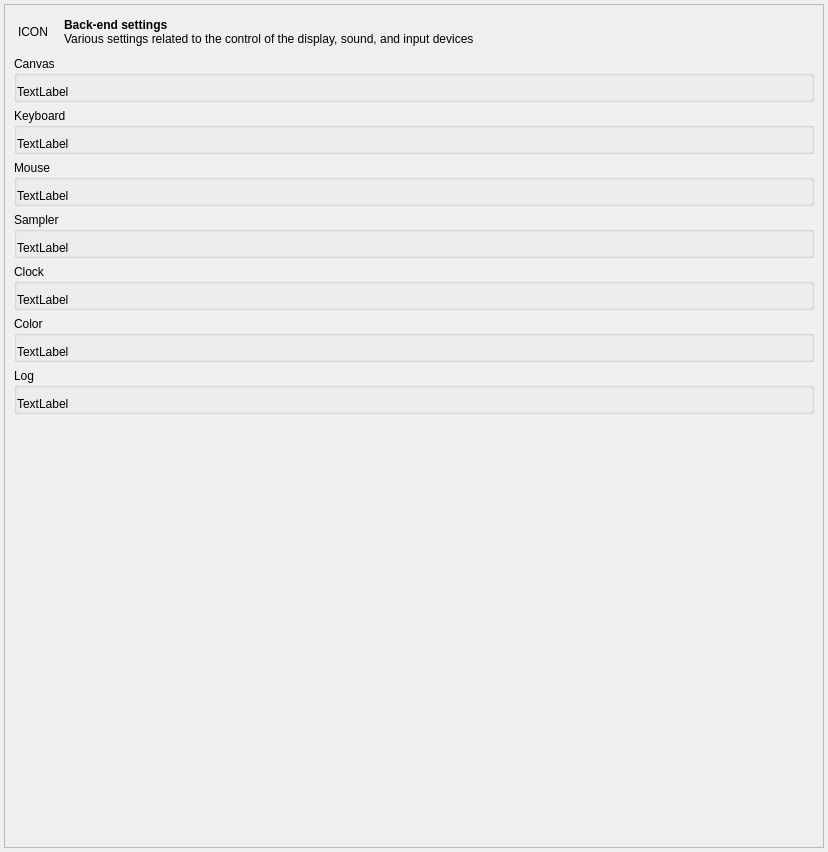
<?xml version="1.0" encoding="UTF-8"?>
<ui version="4.0">
 <class>widget_backend_settings</class>
 <widget class="QWidget" name="widget_backend_settings">
  <property name="geometry">
   <rect>
    <x>0</x>
    <y>0</y>
    <width>828</width>
    <height>852</height>
   </rect>
  </property>
  <property name="windowTitle">
   <string>Form</string>
  </property>
  <layout class="QVBoxLayout" name="verticalLayout">
   <property name="margin">
    <number>4</number>
   </property>
   <item>
    <widget class="QScrollArea" name="scrollarea_backend_settings">
     <property name="widgetResizable">
      <bool>true</bool>
     </property>
     <widget class="QWidget" name="scrollAreaWidgetContents">
      <property name="geometry">
       <rect>
        <x>0</x>
        <y>0</y>
        <width>818</width>
        <height>842</height>
       </rect>
      </property>
      <layout class="QVBoxLayout" name="verticalLayout_7">
       <item>
        <widget class="QWidget" name="widget_2" native="true">
         <layout class="QHBoxLayout" name="horizontalLayout">
          <property name="spacing">
           <number>16</number>
          </property>
          <property name="margin">
           <number>4</number>
          </property>
          <item>
           <widget class="QLabel" name="label_backend_icon">
            <property name="sizePolicy">
             <sizepolicy hsizetype="Fixed" vsizetype="Fixed">
              <horstretch>0</horstretch>
              <verstretch>0</verstretch>
             </sizepolicy>
            </property>
            <property name="text">
             <string>ICON</string>
            </property>
           </widget>
          </item>
          <item>
           <widget class="QLabel" name="label_2">
            <property name="text">
             <string>&lt;b&gt;Back-end settings&lt;/b&gt;&lt;br /&gt;
Various settings related to the control of the display, sound, and input devices</string>
            </property>
           </widget>
          </item>
         </layout>
        </widget>
       </item>
       <item>
        <widget class="QGroupBox" name="group_canvas">
         <property name="title">
          <string>Canvas</string>
         </property>
         <layout class="QVBoxLayout" name="layout_canvas">
          <property name="leftMargin">
           <number>0</number>
          </property>
          <property name="rightMargin">
           <number>0</number>
          </property>
          <property name="bottomMargin">
           <number>0</number>
          </property>
          <item>
           <widget class="QLabel" name="label_canvas">
            <property name="text">
             <string>TextLabel</string>
            </property>
           </widget>
          </item>
         </layout>
        </widget>
       </item>
       <item>
        <widget class="QGroupBox" name="group_keyboard">
         <property name="title">
          <string>Keyboard</string>
         </property>
         <layout class="QVBoxLayout" name="layout_keyboard">
          <property name="leftMargin">
           <number>0</number>
          </property>
          <property name="rightMargin">
           <number>0</number>
          </property>
          <property name="bottomMargin">
           <number>0</number>
          </property>
          <item>
           <widget class="QLabel" name="label_keyboard">
            <property name="text">
             <string>TextLabel</string>
            </property>
           </widget>
          </item>
         </layout>
        </widget>
       </item>
       <item>
        <widget class="QGroupBox" name="group_mouse">
         <property name="title">
          <string>Mouse</string>
         </property>
         <layout class="QVBoxLayout" name="layout_mouse">
          <property name="leftMargin">
           <number>0</number>
          </property>
          <property name="rightMargin">
           <number>0</number>
          </property>
          <property name="bottomMargin">
           <number>0</number>
          </property>
          <item>
           <widget class="QLabel" name="label_mouse">
            <property name="text">
             <string>TextLabel</string>
            </property>
           </widget>
          </item>
         </layout>
        </widget>
       </item>
       <item>
        <widget class="QGroupBox" name="group_sampler">
         <property name="title">
          <string>Sampler</string>
         </property>
         <layout class="QVBoxLayout" name="layout_sampler">
          <property name="leftMargin">
           <number>0</number>
          </property>
          <property name="rightMargin">
           <number>0</number>
          </property>
          <property name="bottomMargin">
           <number>0</number>
          </property>
          <item>
           <widget class="QLabel" name="label_sampler">
            <property name="text">
             <string>TextLabel</string>
            </property>
           </widget>
          </item>
         </layout>
        </widget>
       </item>
       <item>
        <widget class="QGroupBox" name="group_clock">
         <property name="title">
          <string>Clock</string>
         </property>
         <layout class="QVBoxLayout" name="layout_clock">
          <property name="leftMargin">
           <number>0</number>
          </property>
          <property name="rightMargin">
           <number>0</number>
          </property>
          <property name="bottomMargin">
           <number>0</number>
          </property>
          <item>
           <widget class="QLabel" name="label_clock">
            <property name="text">
             <string>TextLabel</string>
            </property>
           </widget>
          </item>
         </layout>
        </widget>
       </item>
       <item>
        <widget class="QGroupBox" name="group_color">
         <property name="title">
          <string>Color</string>
         </property>
         <layout class="QVBoxLayout" name="layout_color">
          <property name="leftMargin">
           <number>0</number>
          </property>
          <property name="rightMargin">
           <number>0</number>
          </property>
          <property name="bottomMargin">
           <number>0</number>
          </property>
          <item>
           <widget class="QLabel" name="label_color">
            <property name="text">
             <string>TextLabel</string>
            </property>
           </widget>
          </item>
         </layout>
        </widget>
       </item>
       <item>
        <widget class="QGroupBox" name="group_log">
         <property name="title">
          <string>Log</string>
         </property>
         <layout class="QVBoxLayout" name="layout_log">
          <property name="leftMargin">
           <number>0</number>
          </property>
          <property name="rightMargin">
           <number>0</number>
          </property>
          <property name="bottomMargin">
           <number>0</number>
          </property>
          <item>
           <widget class="QLabel" name="label_log">
            <property name="text">
             <string>TextLabel</string>
            </property>
           </widget>
          </item>
         </layout>
        </widget>
       </item>
       <item>
        <widget class="QWidget" name="widget" native="true">
         <property name="sizePolicy">
          <sizepolicy hsizetype="Preferred" vsizetype="Expanding">
           <horstretch>0</horstretch>
           <verstretch>0</verstretch>
          </sizepolicy>
         </property>
        </widget>
       </item>
      </layout>
     </widget>
    </widget>
   </item>
  </layout>
 </widget>
 <resources/>
 <connections/>
</ui>
